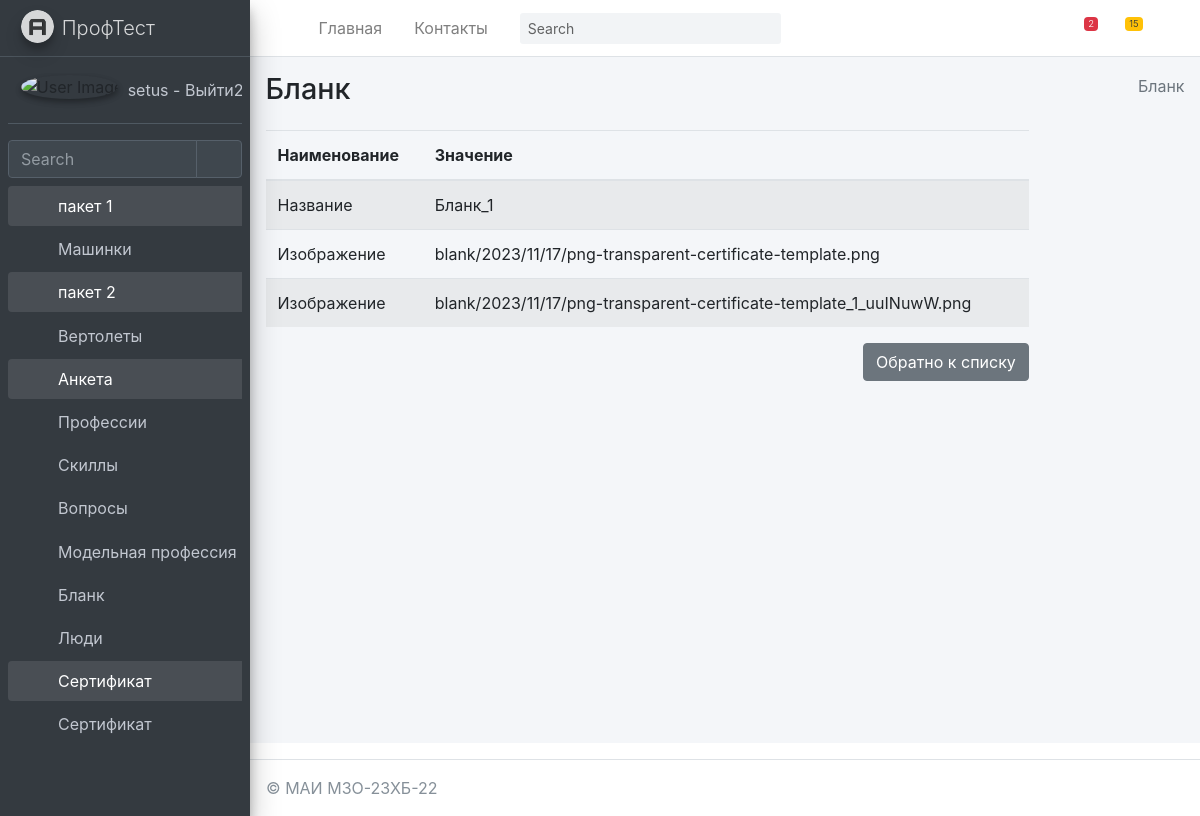
/anketa/blank/detail/13/ (signed in), run on the app's committed database.
### mysite/anketa/models.py (models this page shows, shortened)
class Blank(models.Model):
    title = models.TextField(max_length=50, verbose_name="Название")
    image_full = models.ImageField(upload_to='blank/%Y/%m/%d', blank=True, verbose_name="Изображение")
    image_one = models.ImageField(upload_to='blank/%Y/%m/%d', blank=True, verbose_name="Изображение")
    class Meta:
        ordering = ["-title"]
        verbose_name = "Бланк"
        verbose_name_plural = "Бланки"
    def get_fields(self):
        return [(field.name, field.value_to_string(self))
                for field in Blank._meta.fields]

### mysite/anketa/views.py (the view)
# urls.py: path('blank/detail/<int:pk>/', BlankDetail.as_view(), name='BlankDetail'),
@method_decorator(login_required(login_url='/login/'), name='dispatch')
class BlankDetail(DetailView):
	model = Blank
	context_object_name = 'blank_one'
	success_url = '/anketa/blank/'
	def get_context_data(self, *, object_list=None, **kwargs):
		context = super(BlankDetail,self).get_context_data(**kwargs)
		context['sometry'] = self.model._meta.verbose_name
		context['slovar'] = {'title'}
		context['secslovar'] = {'image_full','image_one'}
		context['hidenslovar'] = {'id'}
		context['dopslovar'] = {'updated_at','erem','edesc','created_at'}
		context['model'] = self.model
		return context

### mysite/anketa/templatetags/anketa_tags.py (called while the page is built)
@register.filter(name='nonefortext')
def nonefortext(fieldvalue):
    return fieldvalue if fieldvalue and fieldvalue != "NULL" and fieldvalue != "None" and fieldvalue != ""  else "Не указано"

@register.simple_tag
def field_name(value, field):
    if hasattr(value, 'model'):
        value = value.model
    return value._meta.get_field(field).verbose_name

@register.simple_tag
def my_comeback():
    return "Обратно к списку"

### mysite/anketa/templates/anketa/blank_detail.html
{% extends 'anketa/base.html' %}
{% load anketa_tags %}
{% block content %}
    <div class="content-wrapper">
    {% block sidebar %}
        {% include 'anketa/includes/_breadcrumb.html' %}
    {% endblock %}
        <section class="content">
            <div class="col-md-10">
                <table class="table table-striped">
                    <thead>
                    <tr>
                        <th scope="col">Наименование</th>
                        <th scope="col">Значение</th>
                    </tr>
                    </thead>
                    <tbody>
                    {% for name, value in blank_one.get_fields %}
                        {% if name in slovar %}
                            <tr>
                                <td>
                                    {% field_name blank_one name %}
                                </td>
                                <td>
                                    {{ value |  nonefortext }}
                                </td>
                            </tr>
                        {% endif %}
                     {% if name in secslovar %}
                            <tr>
                                <td>
                                    {% field_name blank_one name %}
                                </td>
                                <td>
                                    {{ value |  nonefortext }}
                                </td>
                            </tr>
                        {% endif %}
                    {% endfor %}
                    </tbody>
                </table>
            <a href="{% url 'anketa:blank' %}" class="btn btn-secondary float-right">
                {% my_comeback %}</a>
            </div>
        </section>
    </div>
{% endblock content %}

### mysite/templates/includes/full_sidebar.html
<aside class="main-sidebar sidebar-dark-primary elevation-4">
    <a href="/" class="brand-link">
        <img src="{{ ASSETS_ROOT }}/img/AdminLTELogo.png" alt="AdminLTE Logo" class="brand-image img-circle elevation-3"
             style="opacity: .8">
        <span class="brand-text font-weight-light">ПрофТест</span>
    </a>
    <div class="sidebar">
        <div class="user-panel mt-3 pb-3 mb-3 d-flex">
            <div class="image">
                <img src="{{ ASSETS_ROOT }}/img/user2-160x160.jpg" class="img-circle elevation-2" alt="User Image">
            </div>
            <div class="info">
                <a href="{% url 'logout' %}" class="d-block">
                    {{ request.user.username }} - Выйти2
                </a>
            </div>
        </div>
        <div class="form-inline">
            <div class="input-group" data-widget="sidebar-search">
                <input class="form-control form-control-sidebar" type="search" placeholder="Search" aria-label="Search">
                <div class="input-group-append">
                    <button class="btn btn-sidebar">
                        <i class="fas fa-search fa-fw"></i>
                    </button>
                </div>
            </div>
        </div>
        <nav class="mt-2">
            <ul class="nav nav-pills nav-sidebar flex-column" data-widget="treeview" role="menu" data-accordion="false">
                {% for item1 in SIDEBAR %}
                    <li class="nav-item {% if 'children' in item1 %} has-treeview menu-is-opening menu-open {% endif %}">
                    <a href="{% if 'children' in item1 %}#{% else %}{{ item1.url }}{% endif %}" class="nav-link">
                        <i class="nav-icon fas fa-circle {{ item1.color }}"></i>
                        <p>
                            {{ item1.name }}
                            {% if 'children' in item1 %}<i class="right fas fa-angle-left"></i>{% endif %}
                        </p>
                    </a>
                    <ul class="nav nav-treeview">
                    {% if 'children' in item1 %}
                        {% for item2 in item1.children %}
                            <li class="nav-item">
                                <a href="{{ item2.url }}" class="nav-link">
                                    <i class="far fa-circle nav-icon"></i>
                                    <p>{{ item2.name }}</p>
                                </a>
                            </li>
                        {% endfor %}
                    {% endif %}
                    </ul>
                    </li>
                {% endfor %}
            </ul>
        </nav>
    </div>
</aside>

### data on the page
Blank: title "Бланк_1", field_name "Изображение", image_full "blank/2023/11/17/png-transparent-certificate-template.png", image_one "blank/2023/11/17/png-transparent-certificate-template_1_uuINuwW.png"

### other printed values
{{ request.user.username }} "setus"
{{ item1.name }} "пакет 1" "пакет 2" "Анкета" "Сертификат"
{{ item2.name }} "Машинки" "Вертолеты" "Профессии" "Скиллы" "Вопросы" "Модельная профессия" "Бланк" "Люди" "Сертификат"
{{ sometry }} "Бланк"
